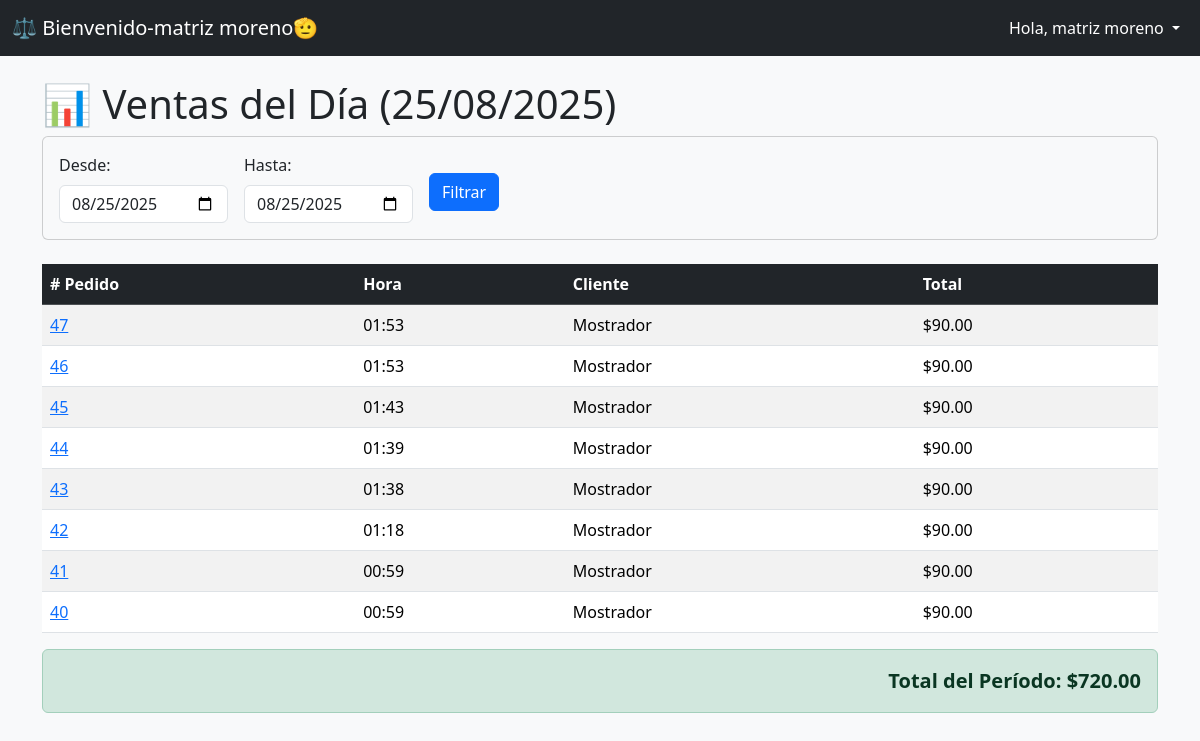
The page /reportes/ (signed in) on the database as committed earlier.
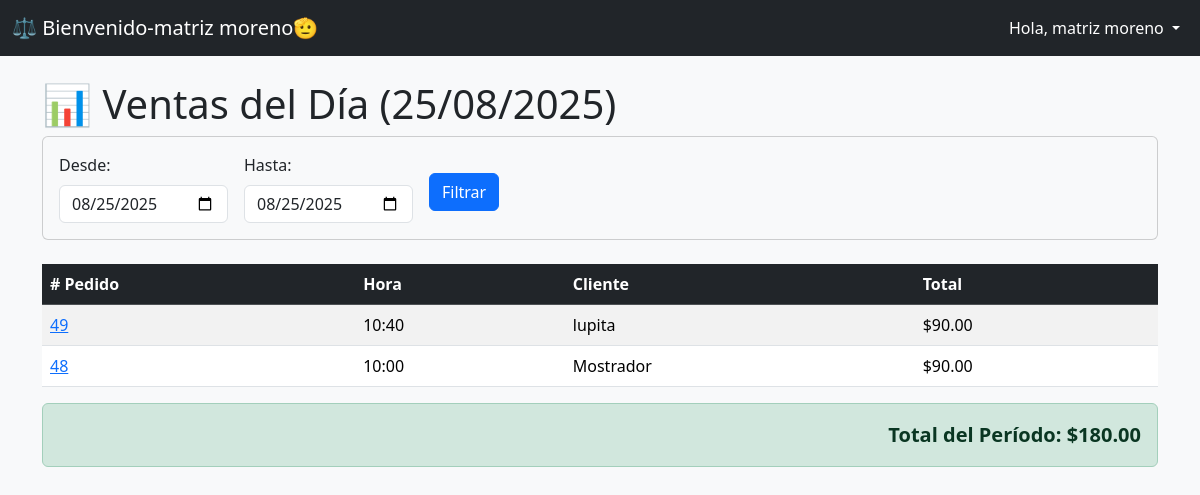
The same page on the database as committed later.
### inventario/models.py (models this page shows, shortened)
class UserProfile(models.Model):
    user = models.OneToOneField(User, on_delete=models.CASCADE, related_name='profile')
    empresa = models.ForeignKey(Empresa, on_delete=models.CASCADE)

class Empresa(models.Model):
    nombre = models.CharField(max_length=100, unique=True)

class Pedido(models.Model):
    empresa = models.ForeignKey(Empresa, on_delete=models.CASCADE) # <-- NUEVO: El pedido pertenece a una empresa
    METODO_PAGO_CHOICES = [
        ('Efectivo', 'Efectivo'),
        ('Tarjeta', 'Tarjeta'),
    ]
    cliente = models.ForeignKey(Cliente, on_delete=models.SET_NULL, null=True, blank=True)
    fecha = models.DateTimeField(auto_now_add=True)
    total = models.DecimalField(max_digits=10, decimal_places=2)
    metodo_pago = models.CharField(max_length=10, choices=METODO_PAGO_CHOICES, default='Efectivo')

class Cliente(models.Model):
    empresa = models.ForeignKey(Empresa, on_delete=models.CASCADE) # <-- NUEVO: El cliente pertenece a una empresa
    nombre = models.CharField(max_length=100)
    telefono = models.CharField(max_length=20) # Ya no necesita ser 'unique' globalmente
    direccion = models.TextField(blank=True, null=True)

### inventario/views.py (the view)
# urls.py: path('reportes/', views.reporte_ventas, name='reporte-ventas'),
@login_required
def reporte_ventas(request):
    empresa_del_usuario = request.user.profile.empresa
    fecha_inicio_str = request.GET.get('fecha_inicio')
    fecha_fin_str = request.GET.get('fecha_fin')
    hoy = timezone.localtime(timezone.now()).date()
    if fecha_inicio_str and fecha_fin_str:
        fecha_inicio = datetime.strptime(fecha_inicio_str, '%Y-%m-%d').date()
        fecha_fin = datetime.strptime(fecha_fin_str, '%Y-%m-%d').date()
        pedidos = Pedido.objects.filter(empresa=empresa_del_usuario, fecha__date__range=[fecha_inicio, fecha_fin]).order_by('-fecha')
        titulo_reporte = f"Ventas del {fecha_inicio.strftime('%d/%m/%Y')} al {fecha_fin.strftime('%d/%m/%Y')}"
    else:
        fecha_inicio = hoy
        fecha_fin = hoy
        pedidos = Pedido.objects.filter(empresa=empresa_del_usuario, fecha__date=hoy).order_by('-fecha')
        titulo_reporte = f"Ventas del Día ({hoy.strftime('%d/%m/%Y')})"
    total_vendido = sum(p.total for p in pedidos)
    contexto = {
        'pedidos': pedidos,
        'total_vendido': total_vendido,
        'fecha_inicio': fecha_inicio,
        'fecha_fin': fecha_fin,
        'titulo_reporte': titulo_reporte,
    }
    return render(request, 'inventario/reporte_ventas.html', contexto)

### inventario/templates/inventario/reporte_ventas.html (shortened to what this page needs)
{% extends "inventario/base.html" %}
{% block content %}
<h1>📊 {{ titulo_reporte }}</h1>
<div class="card card-body bg-light mb-4">
    <form method="get" action="" class="row g-3 align-items-center">
        <div class="col-auto">
            <label for="fecha_inicio" class="form-label">Desde:</label>
            <input type="date" name="fecha_inicio" id="fecha_inicio" value="{{ fecha_inicio|date:'Y-m-d' }}" class="form-control">
        </div>
        <div class="col-auto">
            <label for="fecha_fin" class="form-label">Hasta:</label>
            <input type="date" name="fecha_fin" id="fecha_fin" value="{{ fecha_fin|date:'Y-m-d' }}" class="form-control">
        </div>
        <div class="col-auto mt-4">
            <button type="submit" class="btn btn-primary">Filtrar</button>
        </div>
    </form>
</div>
{% if pedidos %}
    <table class="table table-striped table-hover">
        <thead class="table-dark">
            <tr>
                <th># Pedido</th>
                <th>Hora</th>
                <th>Cliente</th>
                <th>Total</th>
            </tr>
        </thead>
        <tbody>
            {% for pedido in pedidos %}
            <tr>
                <td><a href="{% url 'detalle-pedido' pedido.id %}">{{ pedido.id }}</a></td>
                <td>{{ pedido.fecha|time:"H:i" }}</td>
                <td>{{ pedido.cliente.nombre|default:"Mostrador" }}</td>
                <td>${{ pedido.total|floatformat:2 }}</td>
            </tr>
            {% endfor %}
        </tbody>
    </table>
    <div class="alert alert-success text-end fs-5 fw-bold">
        Total del Período: ${{ total_vendido|floatformat:2 }}
    </div>
{% else %}
    <div class="alert alert-info">
        No se encontraron ventas para el período seleccionado.
    </div>
{% endif %}
{% endblock %}

### inventario/templates/inventario/base.html (shortened to what this page needs)
<!DOCTYPE html>
<html lang="es">
<head>
    <link href="https://cdn.jsdelivr.net/npm/bootstrap@5.3.3/dist/css/bootstrap.min.css" rel="stylesheet">
</head>
<body class="bg-light">
    {% if user.is_authenticated %}
    <nav class="navbar navbar-expand-lg navbar-dark bg-dark sticky-top">
        <div class="container-fluid">
            <a class="navbar-brand" href="{% url 'pagina-inicio' %}">⚖️ Bienvenido-{{ user.profile.empresa.nombre }}🫡</a>
            <div class="collapse navbar-collapse" id="navbarNavDropdown">
                <ul class="navbar-nav ms-auto mb-2 mb-lg-0">
                    <li class="nav-item dropdown">
                        <a class="nav-link dropdown-toggle text-white" href="#" id="navbarDropdownMenuLink" role="button" data-bs-toggle="dropdown" aria-expanded="false">
                            Hola,  {{ user.profile.empresa.nombre }}
                        </a>
                    </li>
                </ul>
            </div>
        </div>
    </nav>
    {% endif %}
    <main class="container mt-4 mb-5">
        {% block content %}
        {% endblock %}
    </main>
</body>
</html>

Rows that differ between the two databases and show on the page:
removed Pedido: id "47", fecha "01:53", cliente.nombre "Mostrador", total "90.00"
removed Pedido: id "46", fecha "01:53", cliente.nombre "Mostrador", total "90.00"
removed Pedido: id "45", fecha "01:43", cliente.nombre "Mostrador", total "90.00"
removed Pedido: id "44", fecha "01:39", cliente.nombre "Mostrador", total "90.00"
removed Pedido: id "43", fecha "01:38", cliente.nombre "Mostrador", total "90.00"
removed Pedido: id "42", fecha "01:18", cliente.nombre "Mostrador", total "90.00"
removed Pedido: id "41", fecha "00:59", cliente.nombre "Mostrador", total "90.00"
removed Pedido: id "40", fecha "00:59", cliente.nombre "Mostrador", total "90.00"
added Pedido: id "49", fecha "10:40", cliente.nombre "lupita", total "90.00"
added Pedido: id "48", fecha "10:00", cliente.nombre "Mostrador", total "90.00"
Other text that changed with them:
{{ total_vendido|floatformat:2 }}: "720.00" → "180.00"
